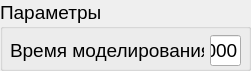
  <widget class="QGroupBox" name="groupBox_3">
   <property name="geometry">
    <rect>
     <x>830</x>
     <y>30</y>
     <width>251</width>
     <height>71</height>
    </rect>
   </property>
   <property name="font">
    <font>
     <family>Helvetica</family>
     <pointsize>14</pointsize>
    </font>
   </property>
   <property name="title">
    <string>Параметры</string>
   </property>
   <widget class="QWidget" name="gridLayoutWidget_4">
    <property name="geometry">
     <rect>
      <x>10</x>
      <y>30</y>
      <width>231</width>
      <height>41</height>
     </rect>
    </property>
    <property name="font">
     <font>
      <family>Helvetica</family>
     </font>
    </property>
    <layout class="QGridLayout" name="gridLayout_6">
     <item row="0" column="1">
      <widget class="QLineEdit" name="line_edit_time">
       <property name="font">
        <font>
         <family>Helvetica</family>
         <pointsize>14</pointsize>
        </font>
       </property>
       <property name="text">
        <string>1000</string>
       </property>
      </widget>
     </item>
     <item row="0" column="0">
      <widget class="QLabel" name="label_req_cnt">
       <property name="font">
        <font>
         <family>Helvetica</family>
         <pointsize>14</pointsize>
        </font>
       </property>
       <property name="text">
        <string>Время моделирования</string>
       </property>
      </widget>
     </item>
    </layout>
   </widget>
  </widget>
